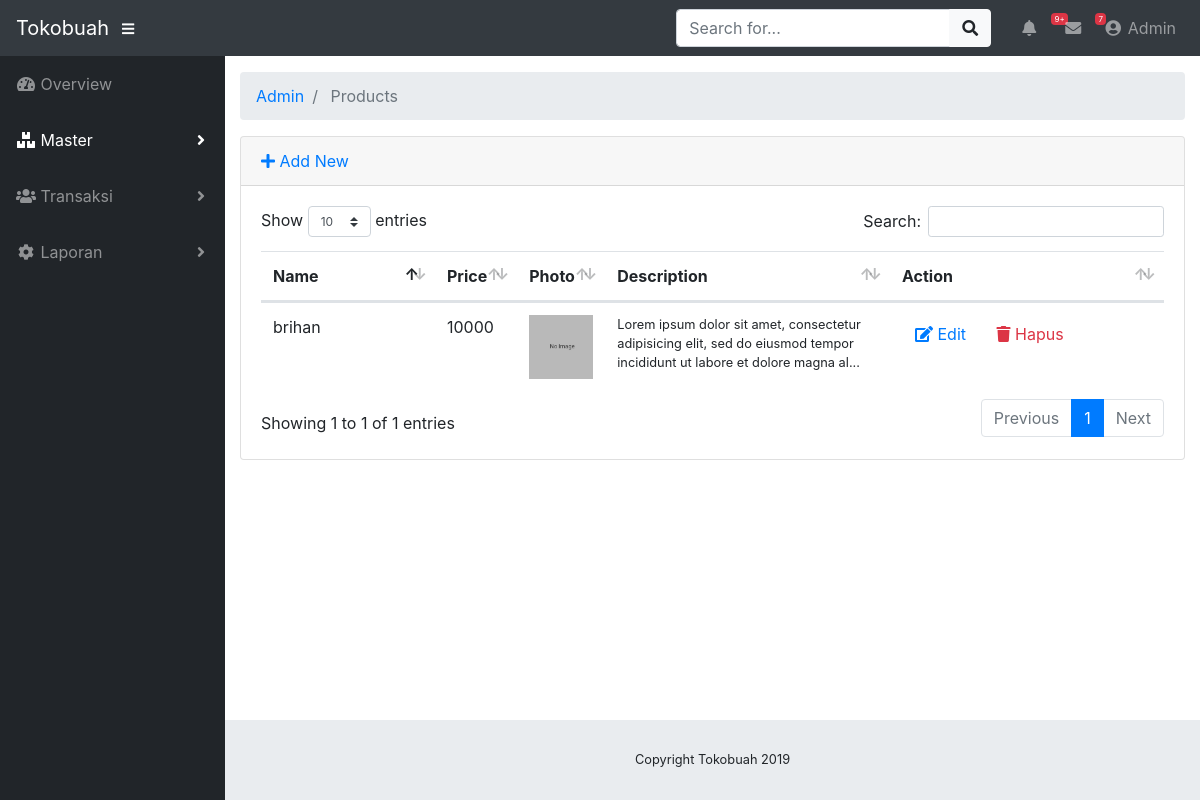
Page /index.php/admin/products on the committed database.
### tables this page shows
CREATE TABLE IF NOT EXISTS `products` (
  `product_id` varchar(64) NOT NULL,
  `name` varchar(255) NOT NULL,
  `price` int(11) NOT NULL,
  `image` varchar(255) NOT NULL DEFAULT 'default.jpg',
  `description` text NOT NULL
);

### application/controllers/admin/Products.php (called while the page is built, shortened)
<?php
class Products extends CI_Controller
{
    public function __construct()
    {
        $this->load->model("product_model");
        $this->load->library('form_validation');
    }
    public function index()
    {
        $data["products"] = $this->product_model->getAll();
        $this->load->view("admin/product/list", $data);
    }
}

### index.php (called while the page is built, shortened)
<?php
require_once BASEPATH.'core/CodeIgniter.php';

### application/models/Product_model.php (called while the page is built, shortened)
<?php defined('BASEPATH') OR exit('No direct script access allowed');
class Product_model extends CI_Model
{
    private $_table = "products";
    public function getAll()
    {
        return $this->db->get($this->_table)->result();
    }
}

### application/views/admin/product/list.php (the view, shortened to what this page needs)
<!DOCTYPE html>
<html lang="en">
<head>
	<?php $this->load->view("admin/_partials/head.php") ?>
</head>
<body id="page-top">
	<?php $this->load->view("admin/_partials/navbar.php") ?>
	<div id="wrapper">
		<?php $this->load->view("admin/_partials/sidebar.php") ?>
		<div id="content-wrapper">
			<div class="container-fluid">
				<?php $this->load->view("admin/_partials/breadcrumb.php") ?>
				<div class="card mb-3">
					<div class="card-header">
						<a href="<?php echo site_url('admin/products/add') ?>"><i class="fas fa-plus"></i> Add New</a>
					</div>
					<div class="card-body">
						<div class="table-responsive">
							<table class="table table-hover" id="dataTable" width="100%" cellspacing="0">
								<thead>
									<tr>
										<th>Name</th>
										<th>Price</th>
										<th>Photo</th>
										<th>Description</th>
										<th>Action</th>
									</tr>
								</thead>
								<tbody>
									<?php foreach ($products as $product): ?>
									<tr>
										<td width="150">
											<?php echo $product->name ?>
										</td>
										<td>
											<?php echo $product->price ?>
										</td>
										<td>
											<img src="<?php echo base_url('upload/product/'.$product->image) ?>" width="64" />
										</td>
										<td class="small">
											<?php echo substr($product->description, 0, 120) ?>...</td>
										<td width="250">
											<a href="<?php echo site_url('admin/products/edit/'.$product->product_id) ?>"
											 class="btn btn-small"><i class="fas fa-edit"></i> Edit</a>
											<a onclick="deleteConfirm('<?php echo site_url('admin/products/delete/'.$product->product_id) ?>')"
											 href="#!" class="btn btn-small text-danger"><i class="fas fa-trash"></i> Hapus</a>
										</td>
									</tr>
									<?php endforeach; ?>
								</tbody>
							</table>
						</div>
					</div>
				</div>
			</div>
			<?php $this->load->view("admin/_partials/footer.php") ?>
		</div>
	</div>
</body>
</html>

### application/views/admin/_partials/head.php (shortened to what this page needs)
<link href="<?php echo base_url('assets/bootstrap/css/bootstrap.min.css') ?>" rel="stylesheet">
<link href="<?php echo base_url('assets/fontawesome-free/css/all.min.css') ?>" rel="stylesheet" type="text/css">
<link href="<?php echo base_url('assets/datatables/dataTables.bootstrap4.css') ?>" rel="stylesheet">
<link href="<?php echo base_url('css/sb-admin.css') ?>" rel="stylesheet">

### application/views/admin/_partials/navbar.php (shortened to what this page needs)
<nav class="navbar navbar-expand navbar-dark bg-dark static-top">
    <a class="navbar-brand mr-1" href="<?php echo site_url('admin') ?>"><?php echo SITE_NAME ?></a>
    <button class="btn btn-link btn-sm text-white order-1 order-sm-0" id="sidebarToggle" href="#">
        <i class="fas fa-bars"></i>
    </button>
    <form class="d-none d-md-inline-block form-inline ml-auto mr-0 mr-md-3 my-2 my-md-0">
        <div class="input-group">
            <input type="text" class="form-control" placeholder="Search for..." aria-label="Search" aria-describedby="basic-addon2">
            <div class="input-group-append">
                <button class="btn btn-light" type="button">
                    <i class="fas fa-search"></i>
                </button>
            </div>
        </div>
    </form>
    <ul class="navbar-nav ml-auto ml-md-0">
        <li class="nav-item dropdown no-arrow mx-1">
            <a class="nav-link dropdown-toggle" href="#" id="alertsDropdown" role="button" data-toggle="dropdown" aria-haspopup="true"
                aria-expanded="false">
                <i class="fas fa-bell fa-fw"></i>
                <span class="badge badge-danger">9+</span>
            </a>
        </li>
        <li class="nav-item dropdown no-arrow mx-1">
            <a class="nav-link dropdown-toggle" href="#" id="messagesDropdown" role="button" data-toggle="dropdown" aria-haspopup="true"
                aria-expanded="false">
                <i class="fas fa-envelope fa-fw"></i>
                <span class="badge badge-danger">7</span>
            </a>
        </li>
        <li class="nav-item dropdown no-arrow">
            <a class="nav-link dropdown-toggle" href="#" id="userDropdown" role="button" data-toggle="dropdown" aria-haspopup="true"
                aria-expanded="false">
                <i class="fas fa-user-circle fa-fw"></i> Admin
            </a>
        </li>
    </ul>
</nav>

### application/views/admin/_partials/sidebar.php (shortened to what this page needs)
<ul class="sidebar navbar-nav">
    <li class="nav-item <?php echo $this->uri->segment(2) == '' ? 'active': '' ?>">
        <a class="nav-link" href="<?php echo site_url('admin') ?>">
            <i class="fas fa-fw fa-tachometer-alt"></i>
            <span>Overview</span>
        </a>
    </li>
    <li class="nav-item dropdown <?php echo $this->uri->segment(2) == 'products' ? 'active': '' ?>">
        <a class="nav-link dropdown-toggle" href="#" id="pagesDropdown" role="button" data-toggle="dropdown" aria-haspopup="true"
            aria-expanded="false">
            <i class="fas fa-fw fa-boxes"></i>
            <span>Master</span>
        </a>
    </li>
    <li class="nav-item dropdown">
        <a class="nav-link dropdown-toggle" href="#" id="pagesDropdown" role="button" data-toggle="dropdown" aria-haspopup="true"
            aria-expanded="false">
            <i class="fas fa-fw fa-users"></i>
            <span>Transaksi</span>
        </a>
    </li>
    <li class="nav-item dropdown">
        <a class="nav-link dropdown-toggle" href="#" id="pagesDropdown" role="button" data-toggle="dropdown" aria-haspopup="true"
            aria-expanded="false">
            <i class="fas fa-fw fa-cog"></i>
            <span>Laporan</span>
        </a>
    </li>
</ul>

### application/views/admin/_partials/breadcrumb.php
<ol class="breadcrumb">
<?php foreach ($this->uri->segments as $segment): ?>
	<?php
		$url = substr($this->uri->uri_string, 0, strpos($this->uri->uri_string, $segment)) . $segment;
		$is_active =  $url == $this->uri->uri_string;
	?>
	<li class="breadcrumb-item <?php echo $is_active ? 'active': '' ?>">
		<?php if($is_active): ?>
			<?php echo ucfirst($segment) ?>
		<?php else: ?>
			<a href="<?php echo site_url($url) ?>"><?php echo ucfirst($segment) ?></a>
		<?php endif; ?>
	</li>
<?php endforeach; ?>
</ol>

### application/views/admin/_partials/footer.php
<footer class="sticky-footer">
  <div class="container my-auto">
    <div class="copyright text-center my-auto">
      <span>Copyright  <?php echo SITE_NAME ." ". Date('Y') ?></span>
    </div>
  </div>
</footer>

### css/sb-admin.css (style rules this page uses)
html { position: relative; min-height: 100%; }
body { height: 100%; }
#wrapper { display: -webkit-box; display: -ms-flexbox; display: flex; }
#wrapper #content-wrapper { overflow-x: hidden; width: 100%; padding-top: 1rem; padding-bottom: 80px; }
.navbar-nav .nav-item.active .nav-link { color: #fff; }
.navbar-nav .nav-item.dropdown .dropdown-toggle::after { width: 1rem; text-align: center; float: right; vertical-align: 0; border: 0; font-weight: 900; content: '\f105'; font-family: 'Font Awesome 5 Free'; }
.navbar-nav .nav-item.dropdown.no-arrow .dropdown-toggle::after { display: none; }
.navbar-nav .nav-item .nav-link .badge { position: absolute; margin-left: 0.75rem; top: 0.3rem; font-weight: 400; font-size: 0.5rem; }
.sidebar { width: 90px !important; background-color: #212529; min-height: calc(100vh - 56px); }
.sidebar .nav-item:last-child { margin-bottom: 1rem; }
.sidebar .nav-item .nav-link { text-align: center; padding: 0.75rem 1rem; width: 90px; }
.sidebar .nav-item .nav-link span { font-size: 0.65rem; display: block; }
.sidebar .nav-item.dropdown .dropdown-toggle::after { display: none; }
.sidebar .nav-item .nav-link { color: rgba(255, 255, 255, 0.5); }
@media (min-width: 768px) { .sidebar { width: 225px !important; } }
@media (min-width: 768px) { .sidebar .nav-item .nav-link { display: block; width: 100%; text-align: left; padding: 1rem; width: 225px; } }
@media (min-width: 768px) { .sidebar .nav-item .nav-link span { font-size: 1rem; display: inline; } }
@media (min-width: 768px) { .sidebar .nav-item.dropdown .dropdown-toggle::after { display: block; } }
:root { --input-padding-x: 0.75rem; --input-padding-y: 0.75rem; }
footer.sticky-footer { display: -webkit-box; display: -ms-flexbox; display: flex; position: absolute; right: 0; bottom: 0; width: calc(100% - 90px); height: 80px; background-color: #e9ecef; }
footer.sticky-footer .copyright { line-height: 1; font-size: 0.8rem; }
@media (min-width: 768px) { footer.sticky-footer { width: calc(100% - 225px); } }

### rows in the picture
products: name "brihan", price "10000", image (placeholder picture), description "Lorem ipsum dolor sit amet, consectetur adipisicing elit, sed do eiusmod tempor incididunt ut labore et dolore magna al"

### other values in the picture
SITE_NAME "Tokobuah"
$segment "Admin"
$segment "Products"
Date('Y') "2019"
